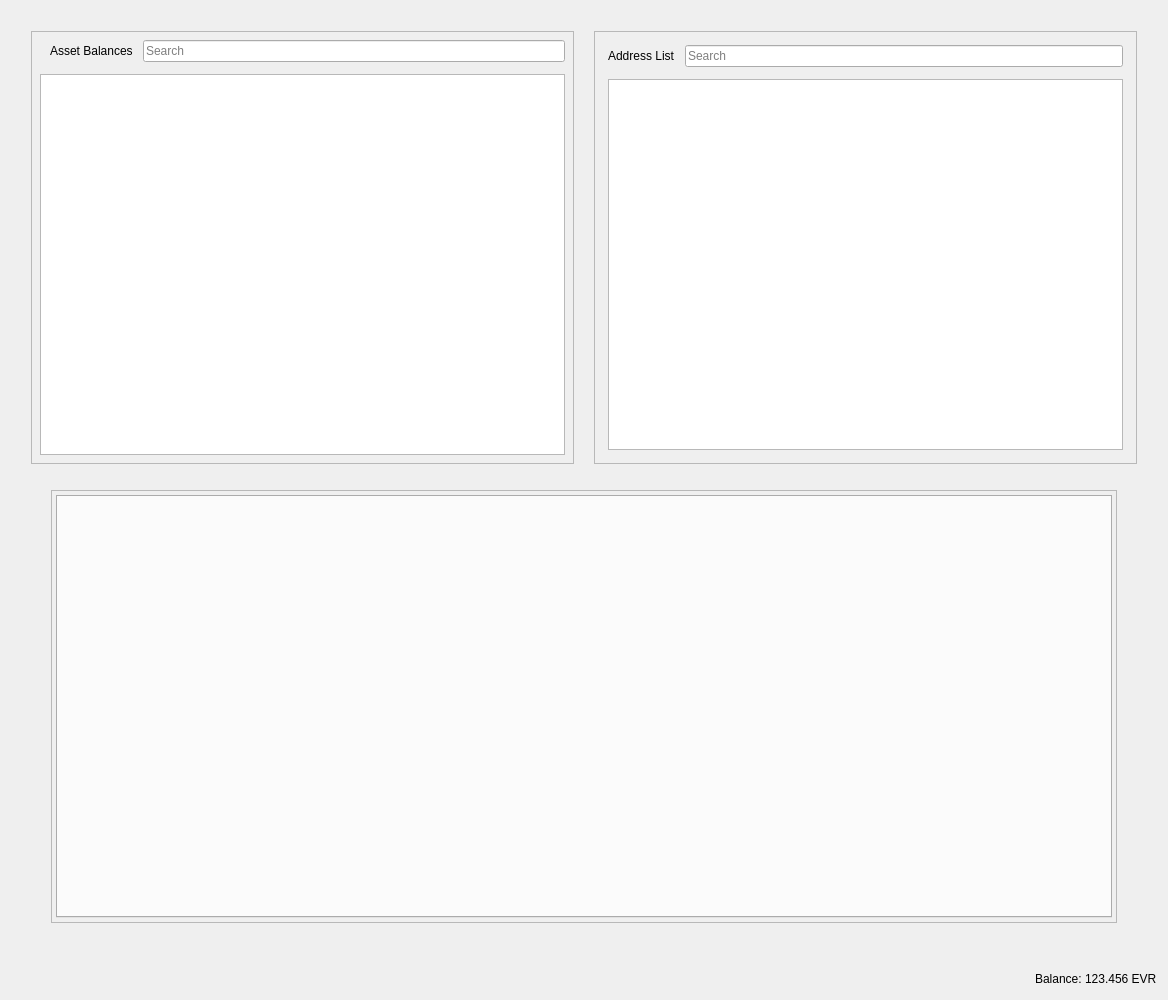
<?xml version="1.0" encoding="UTF-8"?>
<ui version="4.0">
 <class>RestrictedAssetsDialog</class>
 <widget class="QDialog" name="RestrictedAssetsDialog">
  <property name="geometry">
   <rect>
    <x>0</x>
    <y>0</y>
    <width>1168</width>
    <height>1000</height>
   </rect>
  </property>
  <property name="windowTitle">
   <string>Send Coins</string>
  </property>
  <layout class="QVBoxLayout" name="verticalLayout">
   <item>
    <layout class="QHBoxLayout" name="horizontalLayout">
     <property name="spacing">
      <number>20</number>
     </property>
     <property name="leftMargin">
      <number>20</number>
     </property>
     <property name="topMargin">
      <number>20</number>
     </property>
     <property name="rightMargin">
      <number>20</number>
     </property>
     <property name="bottomMargin">
      <number>20</number>
     </property>
     <item>
      <widget class="QFrame" name="frameAssetBalance">
       <property name="frameShape">
        <enum>QFrame::StyledPanel</enum>
       </property>
       <property name="frameShadow">
        <enum>QFrame::Raised</enum>
       </property>
       <layout class="QVBoxLayout" name="verticalLayout_7">
        <property name="spacing">
         <number>12</number>
        </property>
        <property name="leftMargin">
         <number>4</number>
        </property>
        <property name="topMargin">
         <number>4</number>
        </property>
        <property name="rightMargin">
         <number>4</number>
        </property>
        <property name="bottomMargin">
         <number>4</number>
        </property>
        <item>
         <layout class="QVBoxLayout" name="verticalLayout_4">
          <property name="spacing">
           <number>12</number>
          </property>
          <property name="leftMargin">
           <number>4</number>
          </property>
          <property name="topMargin">
           <number>4</number>
          </property>
          <property name="rightMargin">
           <number>4</number>
          </property>
          <property name="bottomMargin">
           <number>4</number>
          </property>
          <item>
           <layout class="QHBoxLayout" name="horizontalLayout_8">
            <property name="spacing">
             <number>10</number>
            </property>
            <property name="leftMargin">
             <number>10</number>
            </property>
            <item>
             <widget class="QLabel" name="labelAssetBalance">
              <property name="text">
               <string>Asset Balances</string>
              </property>
             </widget>
            </item>
            <item>
             <widget class="QLineEdit" name="lineEditAssetSearch">
              <property name="placeholderText">
               <string>Search</string>
              </property>
             </widget>
            </item>
           </layout>
          </item>
          <item>
           <widget class="QTableView" name="listAssets"/>
          </item>
         </layout>
        </item>
       </layout>
      </widget>
     </item>
     <item>
      <widget class="QFrame" name="frameAddressList">
       <property name="frameShape">
        <enum>QFrame::StyledPanel</enum>
       </property>
       <property name="frameShadow">
        <enum>QFrame::Raised</enum>
       </property>
       <layout class="QVBoxLayout" name="verticalLayout_10">
        <property name="spacing">
         <number>12</number>
        </property>
        <item>
         <layout class="QVBoxLayout" name="verticalLayout_9">
          <property name="spacing">
           <number>12</number>
          </property>
          <property name="leftMargin">
           <number>4</number>
          </property>
          <property name="topMargin">
           <number>4</number>
          </property>
          <property name="rightMargin">
           <number>4</number>
          </property>
          <property name="bottomMargin">
           <number>4</number>
          </property>
          <item>
           <layout class="QHBoxLayout" name="horizontalLayout_9">
            <property name="spacing">
             <number>10</number>
            </property>
            <property name="leftMargin">
             <number>0</number>
            </property>
            <property name="topMargin">
             <number>0</number>
            </property>
            <property name="rightMargin">
             <number>0</number>
            </property>
            <property name="bottomMargin">
             <number>0</number>
            </property>
            <item>
             <widget class="QLabel" name="labelAddressList">
              <property name="text">
               <string>Address List</string>
              </property>
             </widget>
            </item>
            <item>
             <widget class="QLineEdit" name="lineEditAddressSearch">
              <property name="placeholderText">
               <string>Search</string>
              </property>
             </widget>
            </item>
           </layout>
          </item>
          <item>
           <widget class="QTableView" name="myAddressList"/>
          </item>
         </layout>
        </item>
       </layout>
      </widget>
     </item>
    </layout>
   </item>
   <item>
    <layout class="QHBoxLayout" name="horizontalLayout_4">
     <property name="spacing">
      <number>34</number>
     </property>
     <property name="leftMargin">
      <number>40</number>
     </property>
     <property name="topMargin">
      <number>0</number>
     </property>
     <property name="rightMargin">
      <number>40</number>
     </property>
     <property name="bottomMargin">
      <number>40</number>
     </property>
     <item>
      <widget class="QFrame" name="tabFrame">
       <property name="frameShape">
        <enum>QFrame::StyledPanel</enum>
       </property>
       <property name="frameShadow">
        <enum>QFrame::Raised</enum>
       </property>
       <layout class="QVBoxLayout" name="verticalLayout_8">
        <property name="spacing">
         <number>12</number>
        </property>
        <property name="leftMargin">
         <number>4</number>
        </property>
        <property name="topMargin">
         <number>4</number>
        </property>
        <property name="rightMargin">
         <number>4</number>
        </property>
        <property name="bottomMargin">
         <number>4</number>
        </property>
        <item>
         <widget class="QTabWidget" name="tabWidget">
          <property name="tabPosition">
           <enum>QTabWidget::North</enum>
          </property>
          <property name="tabShape">
           <enum>QTabWidget::Rounded</enum>
          </property>
          <property name="currentIndex">
           <number>-1</number>
          </property>
          <property name="elideMode">
           <enum>Qt::ElideNone</enum>
          </property>
         </widget>
        </item>
       </layout>
      </widget>
     </item>
    </layout>
   </item>
   <item>
    <layout class="QHBoxLayout" name="horizontalLayout_2">
     <property name="spacing">
      <number>3</number>
     </property>
     <item>
      <spacer name="horizontalSpacer">
       <property name="orientation">
        <enum>Qt::Horizontal</enum>
       </property>
       <property name="sizeHint" stdset="0">
        <size>
         <width>40</width>
         <height>20</height>
        </size>
       </property>
      </spacer>
     </item>
     <item alignment="Qt::AlignRight">
      <widget class="QLabel" name="label">
       <property name="sizePolicy">
        <sizepolicy hsizetype="Preferred" vsizetype="Fixed">
         <horstretch>0</horstretch>
         <verstretch>0</verstretch>
        </sizepolicy>
       </property>
       <property name="text">
        <string>Balance:</string>
       </property>
      </widget>
     </item>
     <item alignment="Qt::AlignRight">
      <widget class="QLabel" name="labelBalance">
       <property name="sizePolicy">
        <sizepolicy hsizetype="Preferred" vsizetype="Fixed">
         <horstretch>0</horstretch>
         <verstretch>0</verstretch>
        </sizepolicy>
       </property>
       <property name="cursor">
        <cursorShape>IBeamCursor</cursorShape>
       </property>
       <property name="text">
        <string notr="true">123.456 EVR</string>
       </property>
       <property name="textInteractionFlags">
        <set>Qt::LinksAccessibleByMouse|Qt::TextSelectableByKeyboard|Qt::TextSelectableByMouse</set>
       </property>
      </widget>
     </item>
    </layout>
   </item>
  </layout>
 </widget>
 <resources>
  <include location="../evrmore.qrc"/>
 </resources>
 <connections/>
</ui>
